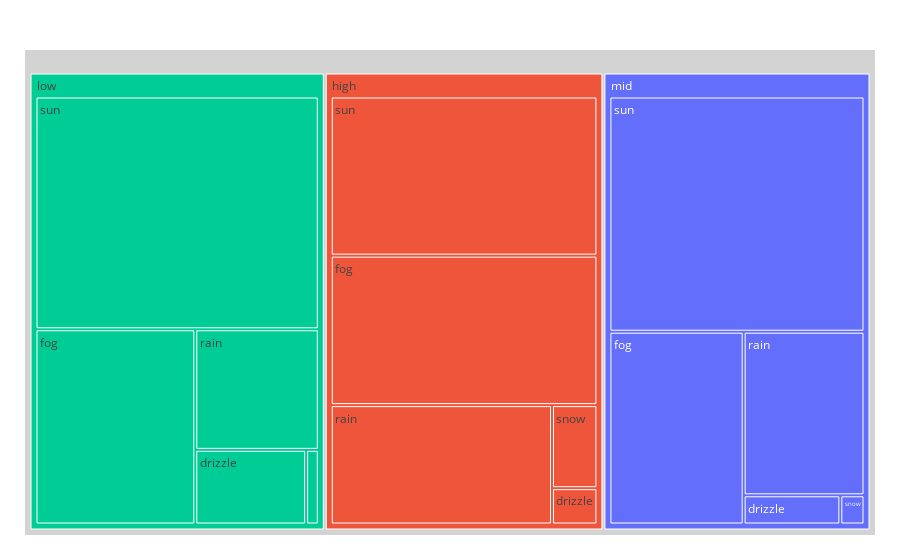

This figure's notebook cell:
### Markdown cell above
##### Question 6 (5 pts)

Now use the demo on this page: https://plotly.com/python/treemaps/ to make a tree map for wind_group and weather type.

### Code cell
import plotly.express as px

names = list(counts['wind_group']) + list(counts['weather'])
parents = list(counts['wind_group']) + list(counts['wind_group'])
values = list(counts['count']) + [0] * len(counts['wind_group'])

fig = px.treemap(
    counts,
    path=['wind_group', 'weather'],
    values='count',
    color='wind_group',  # optional: color by wind_group
)

fig.update_traces(root_color="lightgrey")
fig.update_layout(margin=dict(t=50, l=25, r=25, b=25))
fig.show()

### Figure 1 — Plotly figure (JSON) as saved in the notebook; plotly's stock layout.template omitted (floating-point values rounded to 4 significant figures)
{"data": [{"branchvalues": "total", "customdata": [["mid"], ["high"], ["low"], ["mid"], ["high"], ["low"], ["mid"], ["high"], ["low"], ["mid"], ["high"], ["low"], ["mid"], ["high"], ["low"], ["low"], ["mid"], ["high"]], "domain": {"x": [0, 1], "y": [0, 1]}, "hovertemplate": "labels=%{label}<br>count=%{value}<br>parent=%{parent}<br>id=%{id}<br>wind_group=%{customdata[0]}<extra></extra>", "ids": ["mid/snow", "high/snow", "low/sun", "mid/sun", "high/sun", "low/drizzle", "mid/drizzle", "high/drizzle", "low/fog", "mid/fog", "high/fog", "low/rain", "mid/rain", "high/rain", "low/snow", "low", "mid", "high"], "labels": ["snow", "snow", "sun", "sun", "sun", "drizzle", "drizzle", "drizzle", "fog", "fog", "fog", "rain", "rain", "rain", "snow", "low", "mid", "high"], "marker": {"colors": ["#636efa", "#EF553B", "#00cc96", "#636efa", "#EF553B", "#00cc96", "#636efa", "#EF553B", "#00cc96", "#636efa", "#EF553B", "#00cc96", "#636efa", "#EF553B", "#00cc96", "#00cc96", "#636efa", "#EF553B"]}, "name": "", "parents": ["mid", "high", "low", "mid", "high", "low", "mid", "high", "low", "mid", "high", "low", "mid", "high", "low", "", "", ""], "root": {"color": "lightgrey"}, "type": "treemap", "values": [3, 16, 279, 255, 180, 35, 12, 7, 132, 110, 169, 63, 84, 112, 4, 513, 464, 484]}], "layout": {"autosize": true, "legend": {"tracegroupgap": 0}, "margin": {"b": 25, "l": 25, "r": 25, "t": 50}}}
